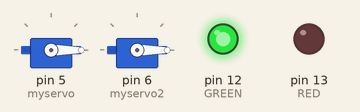
Simulated run of this sketch. Board: Arduino Uno, built with avr-gcc and run on an emulated ATmega328P. Shown: 2 × servo, output pins drawn as LEDs (lit = HIGH).

Above: at 0.05 s.
At 3.95 s:
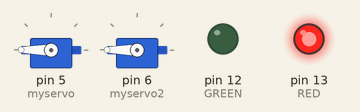
Timing chart, 0 to 5.2 s (numbered marks = the images above):
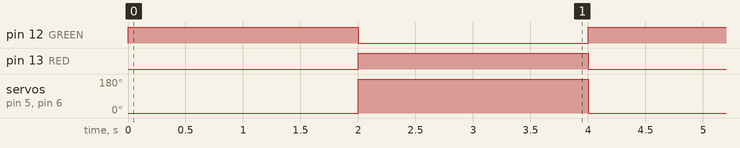

Measured:
- by itself, pin 12 (GREEN), pin 13 (RED): alternates HIGH for 2.0 s and LOW for 2.0 s
- by itself, servo on pin 5 (myservo), servo on pin 6 (myservo2): alternates 180° for 2.0 s and 0° for 2.0 s

The sketch:

Continoust_servo.ino
```cpp
#include <Servo.h>  // Servo library

Servo myservo;      // Servo fyrir fætur
Servo myservo2;     // Servo nr. 2 fyrir t.d. haus, fálma, hala
#define GREEN 12    // pinnaport 12 fyrir grænt LED
#define RED 13      // pinnaport 12 fyrir rautt LED

void setup() {
  myservo.attach(5);        // port fyrir Servo mótor nr. 1
  myservo2.attach(6);       // port fyrir servo mótor nr. 2
  pinMode(GREEN, OUTPUT);
  pinMode(RED, OUTPUT);
}

void loop() {
  digitalWrite(GREEN,HIGH);
  digitalWrite(RED,LOW);
  myservo.write(0);          // Turn clockwise at high speed
  myservo2.write(0);
  delay(2000);

  digitalWrite(GREEN,LOW);
  digitalWrite(RED,HIGH);
  myservo.write(180);
  myservo2.write(180);
  delay(2000);
}
```

tomt.ino
```cpp
//
```
